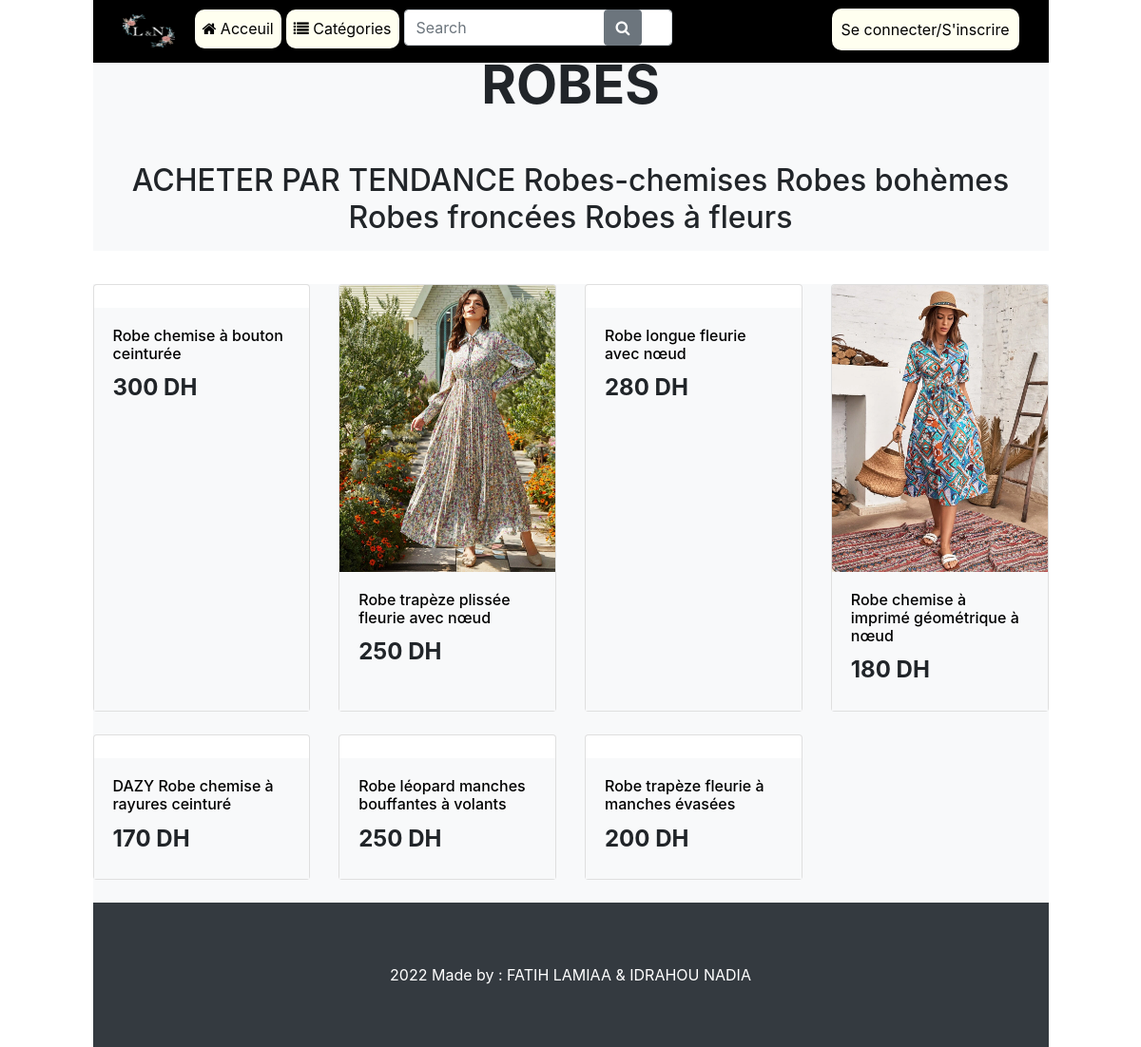
/categories?pageid=46&name=Robes, run on the app's committed database.
### tables this page shows
CREATE TABLE `categories` (
  `cat_ID` int(11) NOT NULL COMMENT 'L''identifiant de la catégorie',
  `cat_name` varchar(255) NOT NULL COMMENT 'Nom de la catégorie',
  `cat_description` text NOT NULL COMMENT 'Description de la catégorie',
  `cat_icon` varchar(255) DEFAULT NULL
);

CREATE TABLE `produits` (
  `prod_ID` int(11) NOT NULL COMMENT 'L''identifiant du produit',
  `prod_name` varchar(255) NOT NULL COMMENT 'Nom du produit',
  `prod_description` text NOT NULL COMMENT 'Description dproduit',
  `prod_price` double NOT NULL COMMENT 'Prix du produit',
  `prod_marque` varchar(255) NOT NULL COMMENT 'La marque du produit',
  `id_cat_et` int(11) NOT NULL,
  `prod_date` date NOT NULL COMMENT 'Date d''ajout de produit',
  `main_image` varchar(255) NOT NULL,
  `img1` varchar(255) DEFAULT NULL,
  `img2` varchar(255) DEFAULT NULL,
  `id_user` int(11) NOT NULL
);

### abbreviations.php (called while the page is built, shortened)
<?php
    include "admin/connect.php";
    $templates = 'includes/templates/';
    $fonctions = 'includes/fonctions/';
    $css = 'layout/css/';
    $prod_img = 'admin/upload/img_produits/';
    include $fonctions.'fonction.php';
    include $templates.'header.php';
?>

### includes/fonctions/fonction.php (called while the page is built, shortened)
<?php
    function catbyid($id){
        global $connect;
        $stmt=$connect->prepare("SELECT * FROM categories WHERE cat_ID=?");
        $stmt->execute(array($id));
        $categorie=$stmt->fetch();
        return $categorie;
    }

### categories.php (the view, shortened to what this page needs)
<?php
    include 'abbreviations.php';
    if(isset($_GET['name'])){
    $pagename=$_GET['name'];
    $pageid = isset($_GET['pageid']) && is_numeric($_GET['pageid']) ? intval($_GET['pageid']) : 0;
    echo'<div class="container bg-light">';
    echo "<h1 class='display-4 font-weight-bold text-center text-uppercase'>".str_replace('-',' ',$pagename)."</h1>";
    $cate=catbyid($pageid);
    echo '<br><p><h2 class="text-center">'.$cate['cat_description'].'</h2></p>';
    echo'</div><hr>';
    echo'<div class="bg-light">';
    echo'<div class="row">';
    $stmt=$connect->prepare("SELECT * FROM produits WHERE id_cat_et=?");
    $stmt->execute(array($pageid));
    $produits=$stmt->fetchAll();
    foreach($produits as $prod){
        echo'<div class="col-lg-3 col-md-6 mb-4">';
        echo'<div class="card h-100">';
            echo'<a href="produit.php?id='.$prod['prod_ID'].'&name='.str_replace(' ','-',$prod['prod_name']).'"><img class="card-img-top" src="'.$prod_img.$prod['main_image'].'" alt=""></a>';
            echo'<div class="card-body bg-light">';
                echo'<h6 class="card-title">';
                    echo'<a href="produit.php?id='.$prod['prod_ID'].'&name='.$prod['prod_name'].'">'.$prod['prod_name'].'</a>';
                echo'</h6>';
                echo'<h4><strong>'.$prod['prod_price'].' DH'.'</strong></h4>';
            echo'</div>
            </div>
        </div>';
    }
    echo'</div>';
    echo'</div>';
    }
    include $templates.'footer.php';
?>

### includes/templates/header.php (shortened to what this page needs)
<!DOCTYPE html>
<html lang="fr">
<head>
    <link rel="stylesheet" href='<?php echo $css; ?>bootstrap.min.css'>
    <link rel="stylesheet" href='<?php echo $css; ?>font-awesome.min.css'>
    <link rel="stylesheet" href='<?php echo $css; ?>frontend.css'>
</head>
<body class="d-flex flex-column min-vh-100">
<?php
$link = (isset($_SERVER['HTTPS']) && $_SERVER['HTTPS'] === 'on' ? "https" : "http") . "://" .$_SERVER['HTTP_HOST'] . $_SERVER['PHP_SELF'];
?>
    <nav class="navbar fixed-top navbar-expand-lg">
        <div class="container">
        <a class="navbar-brand text-white" href="index.php"><img style="width: 55px; height:40px;" src="layout/img/LN.png" alt=""></a>
        <div class="navbar-collapse collapse show" id="navbarSupportedContent">
            <ul class="navbar-nav mr-auto">
            <li class="nav-item <?php if($link=='http://localhost/ecommerce/index.php'){echo 'active'; } ?>">
                <a class="nav-link" href="index.php"><i class="fa fa-home"> </i> Acceuil</a>
            </li>
            <li class="nav-item <?php if($link=='http://localhost/ecommerce/categories.php'){echo 'active'; } ?>">
                <a class="nav-link" href="categories.php"><i class="fa fa-list"></i> Catégories</a>
            </li>
            <form action="search.php" method="POST">
                <div class="searchbar-nav">
                <input class="form-control mr-sm-2" type="search" name="search" placeholder="Search" aria-label="Search">
                <button class="btn btn-secondary my-2 my-sm-0" type="submit"><i class="fa fa-search"></i></button>
                </div>
            </form>
            </ul>
<?php       if(isset($_SESSION['userlog'])){    ?>
            <ul class="navbar-nav mr-right">
            <li class="nav-item dropdown">
                <a class="nav-link dropdown-toggle userlogbar" href="#" id="navbarDropdown" role="button" data-toggle="dropdown" aria-haspopup="true" aria-expanded="false">
                <i class="fa fa-user"></i> <?php echo ' Bonjour, '.$_SESSION['Prenom']?>
                </a>
                <div class="dropdown-menu userlogbar" aria-labelledby="navbarDropdown">
                <a class="dropdown-item" href="profile.php"><i class="fa fa-edit"></i> Modifier le profil</a>
                <a class="dropdown-item" href="panier.php"><i class="fa fa-shopping-cart"></i> Votre panier</a>
                <div class="dropdown-divider"></div>
                <a class="dropdown-item" href="logout.php"><i class="fa fa-sign-out"></i> Se déconnecter</a>
                </div>
            </li>
            </ul>
<?php            }else{ ?>
            <ul class="navbar-nav log mr-right">
                <li><a href="login.php">Se connecter/S'inscrire</a></li>
            </ul>
<?php            }
?>
        </div>
        </div>
    </nav>

### includes/templates/footer.php (shortened to what this page needs)
    <footer class="jumbotron text-center mt-auto bg-dark text-white">2022 Made by : FATIH LAMIAA & IDRAHOU NADIA</footer>
</body>
</html>

### layout/css/frontend.css (style rules this page uses)
html { padding-top: 56px; background-color: whitesmoke; background: url('../img/1BG.png')fixed, url('../img/2BG.png')fixed; background-size: 40%, 40%; background-position: -20% 34%, 131% 26%; background-repeat: no-repeat, no-repeat; }
body, nav { max-width: 1005px; position: relative; margin: 0 auto !important; width: 100%; }
.bg-light { background-color: #f8f9fa!important; margin: 0; }
.card { margin-bottom: 20px; }
.card-body { padding-bottom: 0; }
ul a { color: white; }
a { color: black; }
nav { background-color: #000000; }
nav ul li { background-color: ivory; margin-left: 5px; border-radius: 10px; margin-bottom: 5px; }
nav ul.log li { background-color: ivory; padding: 10px; border-radius: 10px; margin-bottom: 5px; }
nav ul li a { color: black; }
.searchbar-nav { margin-left: 5px; position: relative; }
.searchbar-nav .btn { position: absolute; top: 0px; left: 210px; }
form input { margin-bottom: 8px; }
footer.jumbotron { margin-bottom: 0; width: 100%; border-radius: 0; }

### data on the page
categories: cat_description "ACHETER PAR TENDANCE Robes-chemises Robes bohèmes Robes froncées Robes à fleurs"
produits: prod_name "Robe chemise à bouton ceinturée", prod_price "300"
produits: main_image (picture), prod_name "Robe trapèze plissée fleurie avec nœud", prod_price "250"
produits: prod_name "Robe longue fleurie avec nœud", prod_price "280"
produits: main_image (picture), prod_name "Robe chemise à imprimé géométrique à nœud", prod_price "180"
produits: prod_name "DAZY Robe chemise à rayures ceinturé", prod_price "170"
produits: prod_name "Robe léopard manches bouffantes à volants", prod_price "250"
produits: prod_name "Robe trapèze fleurie à manches évasées", prod_price "200"

### other printed values
str_replace('-',' ',$pagename) "ROBES"
